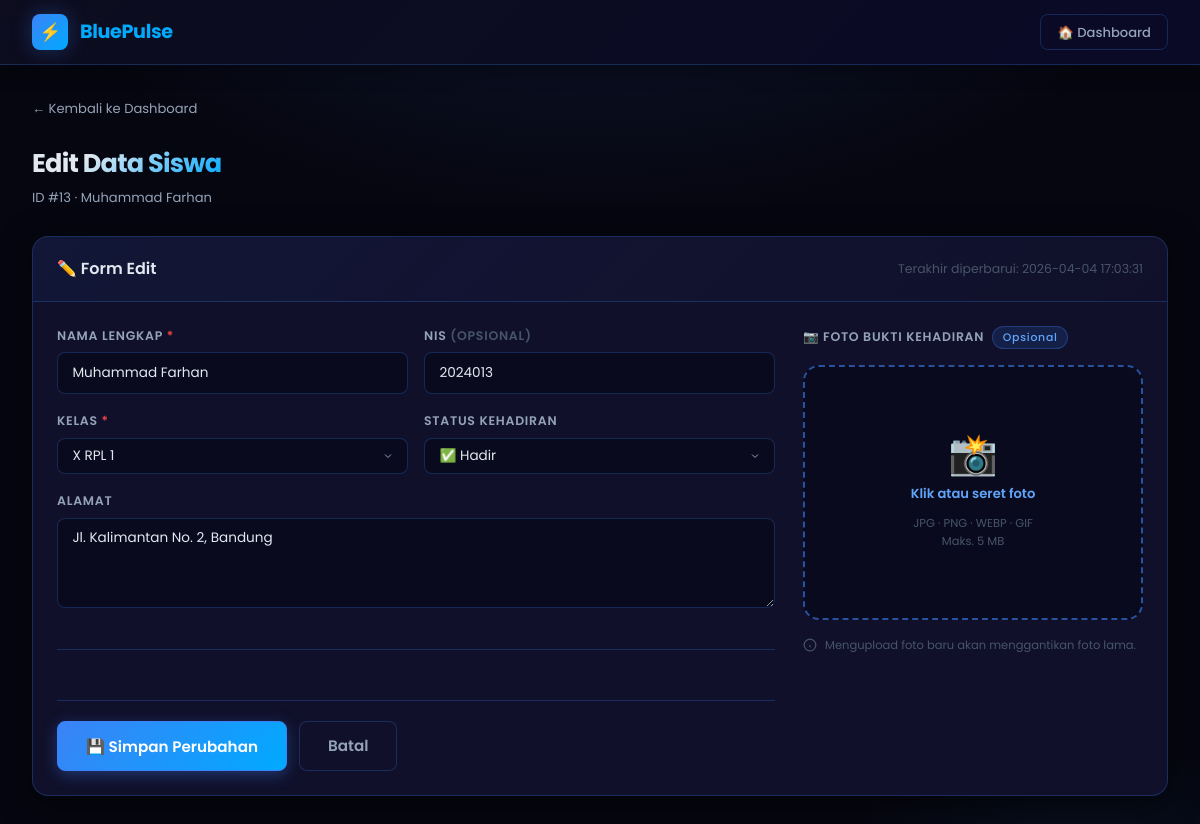
The page /edit.php?id=13 on the database its author committed.
### tables this page shows
CREATE TABLE IF NOT EXISTS students (
    id          INT(11)      AUTO_INCREMENT PRIMARY KEY,
    nis         VARCHAR(20)  DEFAULT NULL,
    name        VARCHAR(100) NOT NULL,
    class       VARCHAR(50)  NOT NULL,
    address     TEXT         DEFAULT NULL,
    attendance  ENUM('Hadir','Tidak') DEFAULT 'Tidak',
    photo       VARCHAR(255) DEFAULT NULL,    
    created_at  TIMESTAMP    DEFAULT CURRENT_TIMESTAMP,
    updated_at  TIMESTAMP    DEFAULT CURRENT_TIMESTAMP ON UPDATE CURRENT_TIMESTAMP
);

### config.php (called while the page is built, shortened)
<?php
function e(string $str): string {
    return htmlspecialchars($str, ENT_QUOTES, 'UTF-8');
}

### edit.php (the view, shortened to what this page needs)
<?php
require_once 'config.php';
$id = filter_input(INPUT_GET, 'id', FILTER_VALIDATE_INT);
$stmt = $pdo->prepare("SELECT * FROM students WHERE id = :id LIMIT 1");
$stmt->execute([':id' => $id]);
$student = $stmt->fetch();
$classes = $pdo->query("SELECT DISTINCT class FROM students ORDER BY class ASC")
               ->fetchAll(PDO::FETCH_COLUMN);
$defaultClasses = ['X RPL 1','X RPL 2','XI RPL 1','XI RPL 2','XII RPL 1','XII RPL 2'];
$allClasses = array_unique(array_merge($defaultClasses, $classes));
sort($allClasses);
$val = fn($key) => e($_POST[$key] ?? $student[$key] ?? '');
?>
<!DOCTYPE html>
<html lang="id">
<head>
    <link rel="stylesheet" href="style.css">
</head>
<body>
<header class="topbar">
    <div class="topbar-inner">
        <div class="topbar-logo">
            <div class="logo-icon">⚡</div>
            <span>Blue<span>Pulse</span></span>
        </div>
        <nav class="topbar-nav">
            <a href="index.php" class="nav-btn">🏠 Dashboard</a>
        </nav>
    </div>
</header>
<main class="page-wrapper">
    <a href="index.php" class="back-link">← Kembali ke Dashboard</a>
    <div class="page-title">
        <div>
            <h1>Edit Data Siswa</h1>
            <p>ID #<?= (int)$student['id'] ?> · <?= e($student['name']) ?></p>
        </div>
    </div>
    <div class="card">
        <div class="card-header">
            <h2>✏️ Form Edit</h2>
            <span style="color:var(--text-muted);font-size:0.78rem">
                Terakhir diperbarui: <?= e($student['updated_at'] ?? $student['created_at']) ?>
            </span>
        </div>
        <div class="card-body">
            <form method="POST" action="proses_edit.php"
                  enctype="multipart/form-data"
                  class="show-spinner">
                <div class="student-form-layout">
                    <div class="form-fields">
                        <div class="form-row">
                            <div class="form-group">
                                <label for="name">Nama Lengkap <span style="color:var(--red)">*</span></label>
                                <input type="text" id="name" name="name"
                                       class="form-control"
                                       required maxlength="100"
                                       value="<?= $val('name') ?>">
                            </div>
                            <div class="form-group">
                                <label for="nis">NIS <span style="color:var(--text-muted)">(Opsional)</span></label>
                                <input type="text" id="nis" name="nis"
                                       class="form-control"
                                       maxlength="20"
                                       value="<?= $val('nis') ?>">
                            </div>
                        </div>
                        <div class="form-row">
                            <div class="form-group">
                                <label for="class">Kelas <span style="color:var(--red)">*</span></label>
                                <select id="class" name="class" class="form-select" required>
                                    <?php foreach ($allClasses as $c): ?>
                                    <option value="<?= e($c) ?>"
                                            <?= ($val('class') === e($c)) ? 'selected' : '' ?>>
                                        <?= e($c) ?>
                                    </option>
                                    <?php endforeach; ?>
                                </select>
                            </div>
                            <div class="form-group">
                                <label for="attendance">Status Kehadiran</label>
                                <select id="attendance" name="attendance" class="form-select" required>
                                    <option value="Hadir" <?= ($val('attendance') === 'Hadir') ? 'selected':'' ?>>✅ Hadir</option>
                                </select>
                            </div>
                        </div>
                        <div class="form-group">
                            <label for="address">Alamat</label>
                            <textarea id="address" name="address"
                                      class="form-control"
                                      maxlength="500"><?= $val('address') ?></textarea>
                        </div>
                        <div class="divider"></div>
                        <div class="form-actions">
                            <button type="submit" class="btn btn-primary btn-lg">💾 Simpan Perubahan</button>
                            <a href="index.php" class="btn btn-secondary btn-lg">Batal</a>
                        </div>
                    </div>
                    <div class="photo-panel">
                        <div class="photo-panel-label">
                            📷 Foto Bukti Kehadiran
                            <span class="badge-opt">Opsional</span>
                        </div>
                        <div class="photo-dropzone" id="photo-dropzone">
                            <div class="dropzone-placeholder" style="display:flex;flex-direction:column;align-items:center;gap:0.6rem;pointer-events:none">
                                <div class="dropzone-icon">📸</div>
                                <div class="dropzone-text">
                                    <?= $student['photo'] ? 'Upload foto pengganti' : 'Klik atau seret foto' ?>
                                </div>
                                <div class="dropzone-sub">JPG · PNG · WEBP · GIF<br>Maks. 5 MB</div>
                            </div>
                        </div>
                        <div class="photo-info-row">
                            <svg width="14" height="14" viewBox="0 0 24 24" fill="none"
                                 stroke="currentColor" stroke-width="2">
                                <circle cx="12" cy="12" r="10"/>
                                <path d="M12 16v-4M12 8h.01"/>
                            </svg>
                            Mengupload foto baru akan menggantikan foto lama.
                        </div>
                    </div>
                </div>
            </form>
        </div>
    </div>
</main>
</body>
</html>

### rows shown on the page
students: id "13", name "Muhammad Farhan", updated_at "2026-04-04 17:03:31", nis "2024013", attendance "✅ Hadir", address "Jl. Kalimantan No. 2, Bandung"

### other values the page prints
form field class "X RPL 1"
